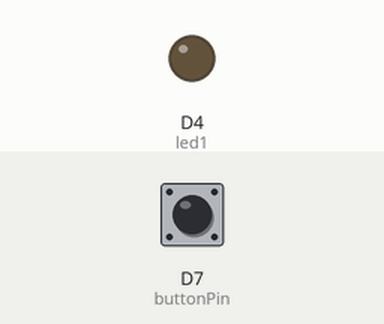
Recording of a sketch running on a simulated ESP8266 (NodeMCU). On the bench: output pins drawn as LEDs (lit = HIGH). Inputs (shaded band) come from the test bench; at power-on: D7 (buttonPin) LOW.

Above: at 1.2 s.
1.3 s: D7 (buttonPin) pulled HIGH for 0.15 s
At 1.37 s:
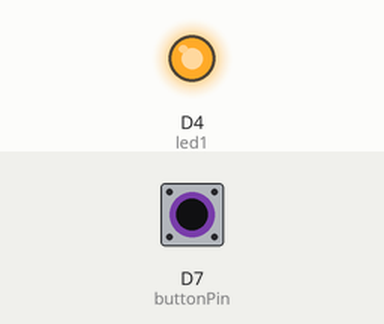
2.9 s: D7 (buttonPin) pulled HIGH for 3.2 s
At 6.5 s:
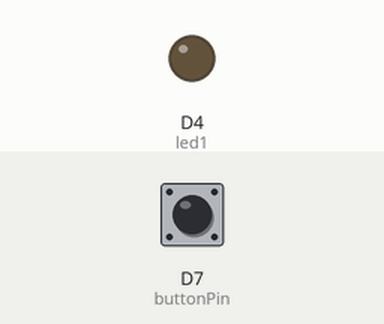
Timing chart, 0 to 8.0 s (numbered marks = the images above; inputs shaded):
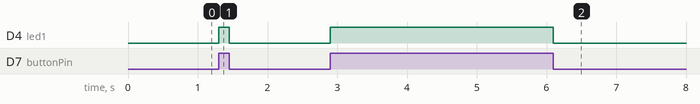

Measured:
- after the input at 1.3 s, D4 (led1): LOW → HIGH at once, → LOW 0.15 s later
- after the input at 2.9 s, D4 (led1): LOW → HIGH at once, → LOW 3.2 s later

The sketch:

ReafdSwith.ino
```cpp
int led1 = D4 ;
int buttonPin = D7;
int buttonState = 0;
void setup()
{
  pinMode(led1, OUTPUT);
  pinMode(buttonPin, INPUT);
}

void loop()
{
  buttonState = digitalRead(buttonPin);
  if (buttonState == HIGH)
{
  digitalWrite(led1, HIGH);
}
else
{
digitalWrite(led1, LOW);
}
}
```
